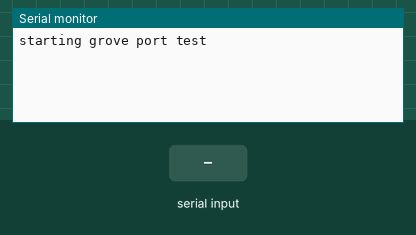
Bench run of a sketch on a simulated Arduino Zero (SAMD21). Parts: the last lines printed to the serial monitor. Inputs (shaded band) come from the test bench.

Above: at 6.2 s.
6.3 s: "1" received over the second serial link
At 6.9 s:
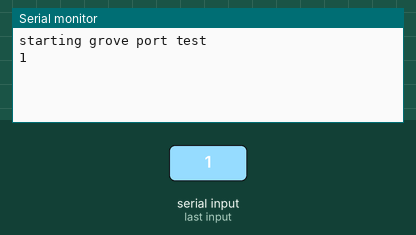
7.8 s: "0" received over the second serial link
At 9.3 s:
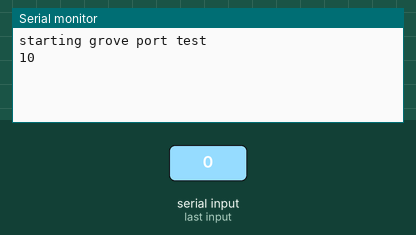

Measured:
- after the input at 6.3 s, the serial monitor: prints a new line at once (image 1)
- after the input at 7.8 s, the serial monitor: prints a new line at once (image 2)

The sketch:

playameter_grove_test.ino
```cpp
#include "wiring_private.h" // pinPeripheral() function

#define PIN_SERIALEXT_RX 24
#define PIN_SERIALEXT_TX 23

// Add SerialExt using SERCOM4 (Grove connector)
Uart SerialExt( &sercom4, PIN_SERIALEXT_RX, PIN_SERIALEXT_TX, SERCOM_RX_PAD_3, UART_TX_PAD_2 ) ;

void SERCOM4_Handler() {
  SerialExt.IrqHandler();
}

void setup() {
  // put your setup code here, to run once:
  SerialUSB.begin(115200);
  SerialExt.begin(9600);

  // Change SerialExt pins to SERCOM (mode C) (AFTER SerialExt.begin)
  pinPeripheral(PIN_SERIALEXT_RX, PIO_SERCOM_ALT);
  pinPeripheral(PIN_SERIALEXT_TX, PIO_SERCOM_ALT);

  delay(5000);
  SerialUSB.println("starting grove port test");
}

void loop()
{
  while (SerialExt.available() > 0) {
      SerialUSB.write(SerialExt.read());
  }
  while (SerialUSB.available() > 0) {
      SerialExt.write(SerialUSB.read());
  }
}
```
